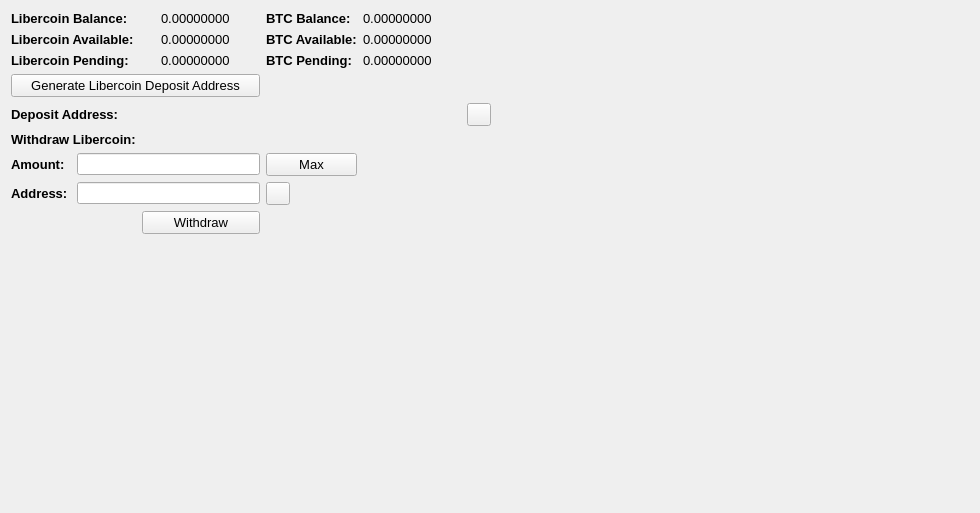
     <widget class="QWidget" name="BalanceTab">
      <attribute name="title">
       <string>Balance</string>
      </attribute>
      <layout class="QGridLayout" name="gridLayout_2">
       <item row="0" column="0" colspan="2">
        <widget class="QLabel" name="label_11">
         <property name="font">
          <font>
           <pointsize>10</pointsize>
           <weight>75</weight>
           <bold>true</bold>
          </font>
         </property>
         <property name="text">
          <string>Libercoin Balance:</string>
         </property>
        </widget>
       </item>
       <item row="0" column="3">
        <widget class="QLabel" name="LibercoinBalanceLabel">
         <property name="font">
          <font>
           <pointsize>10</pointsize>
          </font>
         </property>
         <property name="text">
          <string>0.00000000</string>
         </property>
         <property name="textInteractionFlags">
          <set>Qt::LinksAccessibleByMouse|Qt::TextSelectableByMouse</set>
         </property>
        </widget>
       </item>
       <item row="0" column="4">
        <widget class="QLabel" name="label_12">
         <property name="font">
          <font>
           <pointsize>10</pointsize>
           <weight>75</weight>
           <bold>true</bold>
          </font>
         </property>
         <property name="text">
          <string>BTC Balance:</string>
         </property>
        </widget>
       </item>
       <item row="0" column="5">
        <widget class="QLabel" name="BitcoinBalanceLabel">
         <property name="font">
          <font>
           <pointsize>10</pointsize>
          </font>
         </property>
         <property name="text">
          <string>0.00000000</string>
         </property>
         <property name="textInteractionFlags">
          <set>Qt::LinksAccessibleByMouse|Qt::TextSelectableByMouse</set>
         </property>
        </widget>
       </item>
       <item row="0" column="7" rowspan="10">
        <spacer name="horizontalSpacer_4">
         <property name="orientation">
          <enum>Qt::Horizontal</enum>
         </property>
         <property name="sizeHint" stdset="0">
          <size>
           <width>478</width>
           <height>488</height>
          </size>
         </property>
        </spacer>
       </item>
       <item row="1" column="0" colspan="2">
        <widget class="QLabel" name="label_13">
         <property name="font">
          <font>
           <pointsize>10</pointsize>
           <weight>75</weight>
           <bold>true</bold>
          </font>
         </property>
         <property name="text">
          <string>Libercoin Available:</string>
         </property>
        </widget>
       </item>
       <item row="1" column="3">
        <widget class="QLabel" name="LibercoinAvailableLabel_2">
         <property name="font">
          <font>
           <pointsize>10</pointsize>
          </font>
         </property>
         <property name="text">
          <string>0.00000000</string>
         </property>
         <property name="textInteractionFlags">
          <set>Qt::LinksAccessibleByMouse|Qt::TextSelectableByMouse</set>
         </property>
        </widget>
       </item>
       <item row="1" column="4">
        <widget class="QLabel" name="label_15">
         <property name="font">
          <font>
           <pointsize>10</pointsize>
           <weight>75</weight>
           <bold>true</bold>
          </font>
         </property>
         <property name="text">
          <string>BTC Available:</string>
         </property>
        </widget>
       </item>
       <item row="1" column="5">
        <widget class="QLabel" name="BitcoinAvailableLabel">
         <property name="font">
          <font>
           <pointsize>10</pointsize>
          </font>
         </property>
         <property name="text">
          <string>0.00000000</string>
         </property>
         <property name="textInteractionFlags">
          <set>Qt::LinksAccessibleByMouse|Qt::TextSelectableByMouse</set>
         </property>
        </widget>
       </item>
       <item row="2" column="0" colspan="2">
        <widget class="QLabel" name="label_14">
         <property name="font">
          <font>
           <pointsize>10</pointsize>
           <weight>75</weight>
           <bold>true</bold>
          </font>
         </property>
         <property name="text">
          <string>Libercoin Pending:</string>
         </property>
        </widget>
       </item>
       <item row="2" column="3">
        <widget class="QLabel" name="LibercoinPendingLabel">
         <property name="font">
          <font>
           <pointsize>10</pointsize>
          </font>
         </property>
         <property name="text">
          <string>0.00000000</string>
         </property>
         <property name="textInteractionFlags">
          <set>Qt::LinksAccessibleByMouse|Qt::TextSelectableByMouse</set>
         </property>
        </widget>
       </item>
       <item row="2" column="4">
        <widget class="QLabel" name="label_31">
         <property name="font">
          <font>
           <pointsize>10</pointsize>
           <weight>75</weight>
           <bold>true</bold>
          </font>
         </property>
         <property name="text">
          <string>BTC Pending:</string>
         </property>
        </widget>
       </item>
       <item row="2" column="5">
        <widget class="QLabel" name="BitcoinPendingLabel">
         <property name="font">
          <font>
           <pointsize>10</pointsize>
          </font>
         </property>
         <property name="text">
          <string>0.00000000</string>
         </property>
         <property name="textInteractionFlags">
          <set>Qt::LinksAccessibleByMouse|Qt::TextSelectableByMouse</set>
         </property>
        </widget>
       </item>
       <item row="3" column="0" colspan="4">
        <widget class="QPushButton" name="GenDepositBTN">
         <property name="font">
          <font>
           <pointsize>10</pointsize>
          </font>
         </property>
         <property name="text">
          <string>Generate Libercoin Deposit Address</string>
         </property>
        </widget>
       </item>
       <item row="4" column="0" colspan="3">
        <widget class="QLabel" name="label_33">
         <property name="font">
          <font>
           <pointsize>10</pointsize>
           <weight>75</weight>
           <bold>true</bold>
          </font>
         </property>
         <property name="text">
          <string>Deposit Address:</string>
         </property>
        </widget>
       </item>
       <item row="4" column="3" colspan="3">
        <widget class="QLabel" name="DepositAddressLabel">
         <property name="minimumSize">
          <size>
           <width>300</width>
           <height>0</height>
          </size>
         </property>
         <property name="palette">
          <palette>
           <active>
            <colorrole role="WindowText">
             <brush brushstyle="SolidPattern">
              <color alpha="255">
               <red>0</red>
               <green>0</green>
               <blue>0</blue>
              </color>
             </brush>
            </colorrole>
            <colorrole role="Text">
             <brush brushstyle="SolidPattern">
              <color alpha="255">
               <red>0</red>
               <green>0</green>
               <blue>255</blue>
              </color>
             </brush>
            </colorrole>
           </active>
           <inactive>
            <colorrole role="WindowText">
             <brush brushstyle="SolidPattern">
              <color alpha="255">
               <red>0</red>
               <green>0</green>
               <blue>0</blue>
              </color>
             </brush>
            </colorrole>
            <colorrole role="Text">
             <brush brushstyle="SolidPattern">
              <color alpha="255">
               <red>0</red>
               <green>0</green>
               <blue>255</blue>
              </color>
             </brush>
            </colorrole>
           </inactive>
           <disabled>
            <colorrole role="WindowText">
             <brush brushstyle="SolidPattern">
              <color alpha="255">
               <red>120</red>
               <green>120</green>
               <blue>120</blue>
              </color>
             </brush>
            </colorrole>
            <colorrole role="Text">
             <brush brushstyle="SolidPattern">
              <color alpha="255">
               <red>120</red>
               <green>120</green>
               <blue>120</blue>
              </color>
             </brush>
            </colorrole>
           </disabled>
          </palette>
         </property>
         <property name="font">
          <font>
           <pointsize>10</pointsize>
           <weight>75</weight>
           <bold>true</bold>
          </font>
         </property>
         <property name="text">
          <string/>
         </property>
         <property name="alignment">
          <set>Qt::AlignRight|Qt::AlignTrailing|Qt::AlignVCenter</set>
         </property>
         <property name="textInteractionFlags">
          <set>Qt::LinksAccessibleByMouse|Qt::TextSelectableByKeyboard|Qt::TextSelectableByMouse</set>
         </property>
        </widget>
       </item>
       <item row="4" column="6">
        <widget class="QToolButton" name="DepositCopyButton">
         <property name="toolTip">
          <string>Copy to clipboard</string>
         </property>
         <property name="text">
          <string/>
         </property>
         <property name="icon">
          <iconset resource="../bitcoin.qrc">
           <normaloff>:/icons/editcopy</normaloff>:/icons/editcopy</iconset>
         </property>
         <property name="shortcut">
          <string>Alt+P</string>
         </property>
        </widget>
       </item>
       <item row="5" column="0" colspan="2">
        <widget class="QLabel" name="label_34">
         <property name="font">
          <font>
           <pointsize>10</pointsize>
           <weight>75</weight>
           <bold>true</bold>
          </font>
         </property>
         <property name="text">
          <string>Withdraw Libercoin:</string>
         </property>
        </widget>
       </item>
       <item row="6" column="0">
        <widget class="QLabel" name="label_26">
         <property name="font">
          <font>
           <pointsize>10</pointsize>
           <weight>75</weight>
           <bold>true</bold>
          </font>
         </property>
         <property name="text">
          <string>Amount:</string>
         </property>
        </widget>
       </item>
       <item row="6" column="1" colspan="3">
        <widget class="QLineEdit" name="WithdrawUnitsInput">
         <property name="font">
          <font>
           <pointsize>9</pointsize>
           <weight>75</weight>
           <bold>true</bold>
          </font>
         </property>
         <property name="text">
          <string/>
         </property>
        </widget>
       </item>
       <item row="6" column="4">
        <widget class="QPushButton" name="Withdraw_Max_Amount">
         <property name="font">
          <font>
           <pointsize>10</pointsize>
          </font>
         </property>
         <property name="text">
          <string>Max</string>
         </property>
        </widget>
       </item>
       <item row="7" column="0">
        <widget class="QLabel" name="label_10">
         <property name="font">
          <font>
           <pointsize>10</pointsize>
           <weight>75</weight>
           <bold>true</bold>
          </font>
         </property>
         <property name="text">
          <string>Address:</string>
         </property>
        </widget>
       </item>
       <item row="7" column="1" colspan="3">
        <widget class="QLineEdit" name="WithdrawAddress">
         <property name="font">
          <font>
           <pointsize>9</pointsize>
           <weight>75</weight>
           <bold>true</bold>
          </font>
         </property>
        </widget>
       </item>
       <item row="7" column="4">
        <widget class="QToolButton" name="WithdrawPasteButton">
         <property name="toolTip">
          <string>Paste from clipboard</string>
         </property>
         <property name="text">
          <string/>
         </property>
         <property name="icon">
          <iconset resource="../bitcoin.qrc">
           <normaloff>:/icons/editpaste</normaloff>:/icons/editpaste</iconset>
         </property>
         <property name="shortcut">
          <string>Alt+P</string>
         </property>
        </widget>
       </item>
       <item row="8" column="2" colspan="2">
        <widget class="QPushButton" name="WithdrawUnitsBtn">
         <property name="font">
          <font>
           <pointsize>10</pointsize>
          </font>
         </property>
         <property name="text">
          <string>Withdraw</string>
         </property>
        </widget>
       </item>
       <item row="9" column="0" colspan="6">
        <spacer name="verticalSpacer">
         <property name="orientation">
          <enum>Qt::Vertical</enum>
         </property>
         <property name="sizeHint" stdset="0">
          <size>
           <width>428</width>
           <height>262</height>
          </size>
         </property>
        </spacer>
       </item>
      </layout>
      <zorder>label_31</zorder>
      <zorder>label_15</zorder>
      <zorder>label_12</zorder>
      <zorder>label_14</zorder>
      <zorder>label_13</zorder>
      <zorder>label_11</zorder>
      <zorder>BitcoinBalanceLabel</zorder>
      <zorder>LibercoinBalanceLabel</zorder>
      <zorder>LibercoinAvailableLabel_2</zorder>
      <zorder>LibercoinPendingLabel</zorder>
      <zorder>BitcoinAvailableLabel</zorder>
      <zorder>BitcoinPendingLabel</zorder>
      <zorder>label_33</zorder>
      <zorder>GenDepositBTN</zorder>
      <zorder>DepositAddressLabel</zorder>
      <zorder>Withdraw_Max_Amount</zorder>
      <zorder>label_34</zorder>
      <zorder>WithdrawUnitsInput</zorder>
      <zorder>label_10</zorder>
      <zorder>label_26</zorder>
      <zorder>WithdrawAddress</zorder>
      <zorder>WithdrawUnitsBtn</zorder>
      <zorder>horizontalSpacer_4</zorder>
      <zorder>verticalSpacer</zorder>
      <zorder>WithdrawPasteButton</zorder>
      <zorder>DepositCopyButton</zorder>
     </widget>
